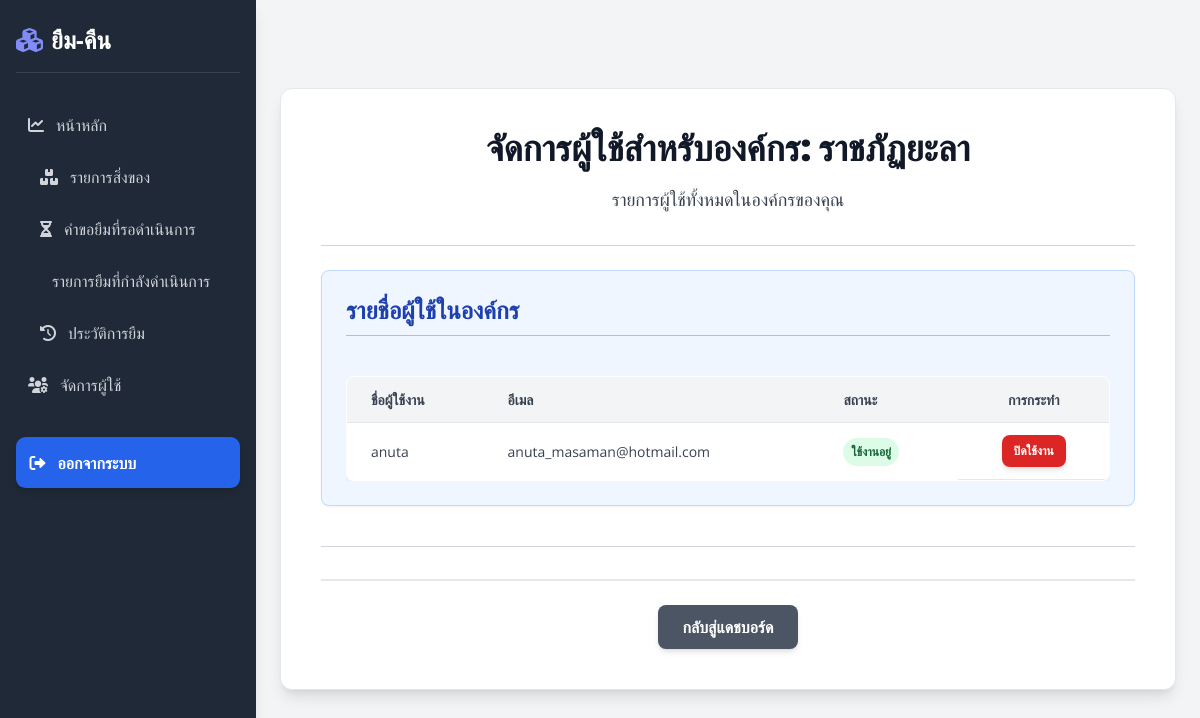
Screenshot of /manage-users/ (signed in) with the database file from the repository.
### users/models.py (models this page shows, shortened)
class Organization(models.Model):
    name = models.CharField(max_length=255, unique=True, verbose_name="ชื่อองค์กร")
    address = models.TextField(verbose_name="ที่อยู่")
    business_type = models.CharField(max_length=255, verbose_name="ประเภทธุรกิจ", blank=True, null=True)
    class Meta:
        verbose_name = "องค์กร"
        verbose_name_plural = "องค์กร"

class CustomUser(AbstractUser):
    organization = models.ForeignKey(Organization, on_delete=models.SET_NULL, null=True, blank=True, verbose_name="องค์กร")
    is_org_admin = models.BooleanField(default=False, verbose_name="ผู้ดูแลองค์กร")
    is_platform_admin = models.BooleanField(default=False, verbose_name="ผู้ดูแลแพลตฟอร์ม")
    phone_number = models.CharField(max_length=20, blank=True, null=True)
    class Meta:
        verbose_name = "ผู้ใช้งาน"
        verbose_name_plural = "ผู้ใช้งาน"

### users/views.py (the view)
# urls.py: path('manage-users/', views.manage_organization_users, name='manage_organization_users'),
@login_required
def manage_organization_users(request):
    if not request.user.is_org_admin:
        messages.error(request, "คุณไม่มีสิทธิ์จัดการผู้ใช้")
        return redirect('dashboard')
    organization = request.user.organization
    organization_users = CustomUser.objects.filter(organization=organization).exclude(id=request.user.id).order_by('username')
    context = {
        'organization_name': organization.name,
        'organization_users': organization_users
    }
    return render(request, 'users/manage_organization_users.html', context)

### users/context_processors.py (called while the page is built)
def unread_notifications_count(request):
    if request.user.is_authenticated:
        count = Notification.objects.filter(user=request.user, is_read=False).count()
        return {'unread_notifications_count': count}
    return {'unread_notifications_count': 0} # หากผู้ใช้ยังไม่ได้ล็อกอิน ให้ส่ง 0

### users/templates/users/manage_organization_users.html (shortened to what this page needs)
{% extends 'users/base.html' %}
{% block content %}
<div class="bg-white p-6 md:p-8 lg:p-10 rounded-xl shadow-lg max-w-4xl mx-auto my-8 border border-gray-200">
    <h1 class="text-3xl md:text-4xl font-extrabold text-gray-900 mb-4 text-center">จัดการผู้ใช้สำหรับองค์กร: {{ organization_name }}</h1>
    <p class="text-gray-700 mb-8 text-center text-lg">รายการผู้ใช้ทั้งหมดในองค์กรของคุณ</p>
    <hr class="my-6 border-gray-300">
    <div class="mb-10 p-6 bg-blue-50 rounded-lg shadow-sm border border-blue-200">
        <h2 class="text-2xl font-bold text-blue-800 mb-4 border-b pb-2 border-blue-300">รายชื่อผู้ใช้ในองค์กร</h2>
        {% if organization_users %}
            <div class="overflow-x-auto">
                <table class="min-w-full bg-white rounded-lg overflow-hidden border border-gray-200">
                    <thead>
                        <tr class="bg-gray-100 text-gray-700 uppercase text-sm leading-normal">
                            <th class="py-3 px-6 text-left font-semibold">ชื่อผู้ใช้งาน</th>
                            <th class="py-3 px-6 text-left font-semibold">อีเมล</th>
                            <th class="py-3 px-6 text-left font-semibold">สถานะ</th>
                            <th class="py-3 px-6 text-center font-semibold">การกระทำ</th>
                        </tr>
                    </thead>
                    <tbody class="text-gray-700 text-sm">
                        {% for user_obj in organization_users %}
                            <tr class="border-b border-gray-200 hover:bg-gray-50 transition duration-150 ease-in-out">
                                <td class="py-3 px-6 text-left whitespace-nowrap">{{ user_obj.username }}</td>
                                <td class="py-3 px-6 text-left">{{ user_obj.email }}</td>
                                <td class="py-3 px-6 text-left">
                                    {% if user_obj.is_active %}
                                        <span class="px-2 py-1 inline-flex text-xs leading-5 font-semibold rounded-full bg-green-100 text-green-800">ใช้งานอยู่</span>
                                    {% else %}
                                        <span class="px-2 py-1 inline-flex text-xs leading-5 font-semibold rounded-full bg-red-100 text-red-800">ปิดใช้งาน</span>
                                    {% endif %}
                                </td>
                                <td class="py-3 px-6 text-center flex justify-center items-center space-x-2">
                                    {% if user_obj.is_active %}
                                        <a href="{% url 'deactivate_user' user_obj.id %}" class="bg-red-600 hover:bg-red-700 text-white text-xs font-semibold py-2 px-3 rounded-lg transition duration-300 transform hover:scale-105 shadow-md">ปิดใช้งาน</a>
                                    {% else %}
                                        <a href="{% url 'activate_user' user_obj.id %}" class="bg-green-600 hover:bg-green-700 text-white text-xs font-semibold py-2 px-3 rounded-lg transition duration-300 transform hover:scale-105 shadow-md">เปิดใช้งาน</a>
                                    {% endif %}
                                </td>
                            </tr>
                        {% endfor %}
                    </tbody>
                </table>
            </div>
        {% else %}
            <p class="text-gray-600 italic py-2">ไม่พบผู้ใช้ในองค์กรของคุณ (นอกเหนือจากตัวคุณเอง)</p>
        {% endif %}
    </div>
    <hr class="my-6 border-gray-300">
    <div class="mt-8 pt-6 border-t-2 border-gray-200 flex flex-wrap gap-4 justify-center">
        <a href="{% url 'dashboard' %}" class="bg-gray-600 hover:bg-gray-700 text-white font-semibold py-2.5 px-6 rounded-lg transition duration-300 transform hover:scale-105 shadow-md">กลับสู่แดชบอร์ด</a>
    </div>
</div>
{% endblock content %}

### users/templates/users/base.html (style rules this page uses)
body { font-family: 'Open Sans', sans-serif; background-color: #f3f4f6; min-height: 100vh; display: flex; color: #374151; }
h1, h2, h3 { font-family: 'Poppins', sans-serif; color: #1f2937; font-weight: 700; margin-bottom: 1.5rem; }
h1 { font-size: 2.5rem; text-align: center; margin-bottom: 1rem; }
h2 { font-size: 2rem; }
table { width: 100%; border-collapse: collapse; margin-top: 1.5rem; background-color: #fff; border-radius: 0.75rem; overflow: hidden; box-shadow: 0 2px 4px rgba(0,0,0,0.05); }
th, td { padding: 1rem 1.5rem; border-bottom: 1px solid #e5e7eb; text-align: left; }

### rows the page displays
Organization: name "ราชภัฏยะลา"
CustomUser: username "anuta", email "anuta_masaman@hotmail.com", is_active "ใช้งานอยู่"
